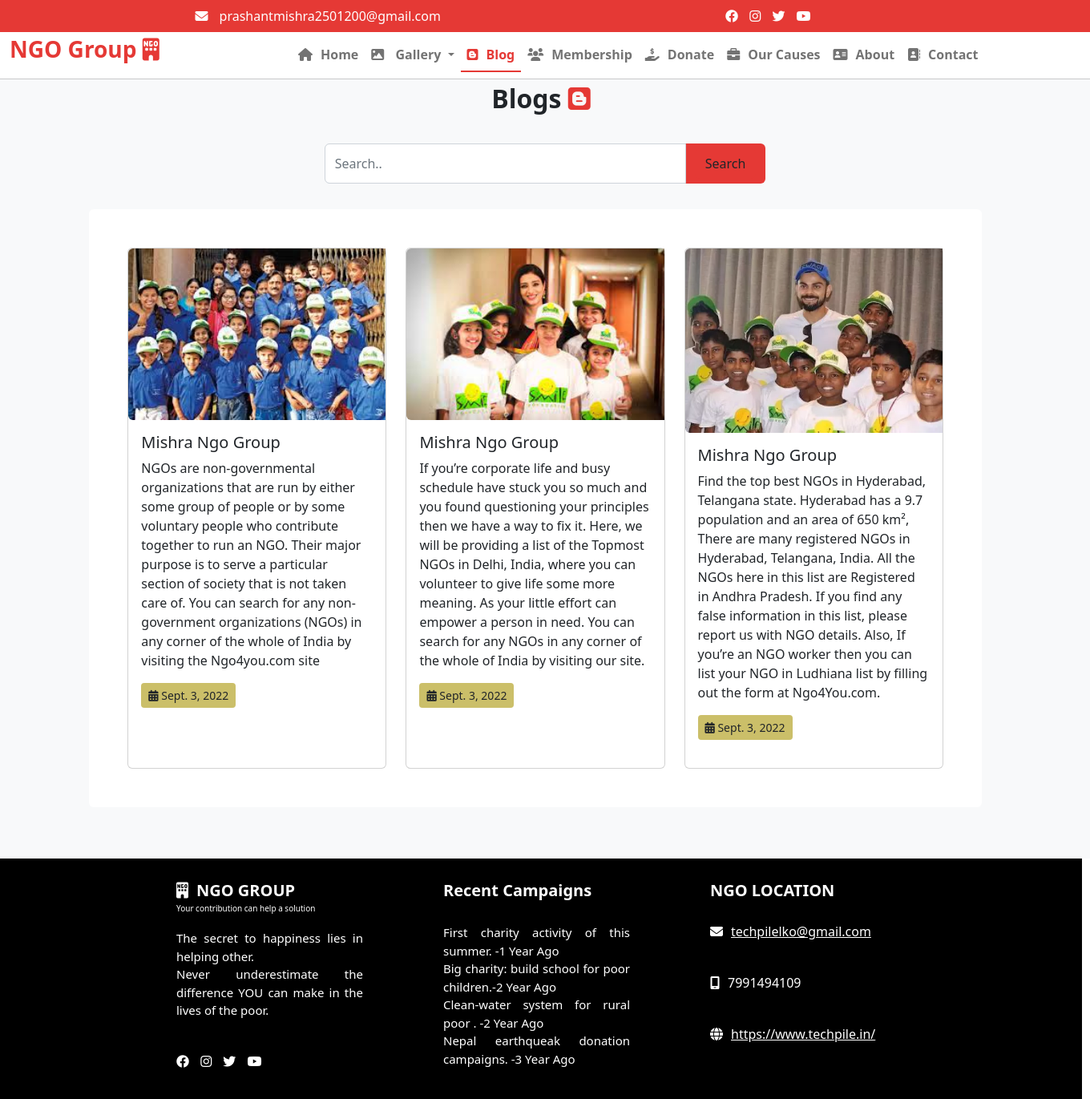
Page /user/blog/ on the committed database.
### user/models.py (models this page shows, shortened)
class myblog(models.Model):
    bname=models.CharField(max_length=40)
    bdes=models.TextField()
    bpic=models.ImageField(upload_to='static/blogs',null=True)
    bdate=models.DateField()

### user/views.py (the view)
# urls.py: 2. Add a URL to urlpatterns:  path('blog/', include('blog.urls'))
def blog(request):
    bdata=myblog.objects.all().order_by('-id')
    if request.method=="POST":
        s=request.POST.get('search')
        if s is not "":
           bdata=myblog.objects.all().filter(Q(bname__icontains=s)|Q(bdes__icontains=s))
        else:
            return HttpResponse("<script>alert('Please Enter Data For Search');location.href='/user/blog/'</script>")
    mydict={"bdata":bdata}
    return render(request,'user/blog.html',context=mydict)

### templates/user/blog.html (shortened to what this page needs)
{% extends 'base.html'%}
{% load static %}
{% block x %}
<div class="row bg-light">
    <div class="fs-2 text-center"><b>Blogs</b><b class="text-mycolor"></b>
    <i class="fa-brands fa-blogger sicon text-mycolor"></i></div>
<form method="post">
<div class="row my-4">
    <div class="col-sm-5 mx-auto bg-light p-2">
        <div class="input-group">
            <input name="search" type="text" class="form-control" placeholder="Search.."/>
            <span class="input-group-text bg-mycolor border-0">
                <input type="submit" value="Search" class="btn bg-mycolor"/>
            </span>
        </div>
    </div>
</div>
    </form>
<div class="row mb-3">
    <div class="col-sm-1"></div>
    <div class="col-sm-10 bg-white rounded p-5 mb-5">
        <div class="row">
            {% for x in bdata%}
            <div class="col-sm-4">
                <div class="card bbheight">
            <img src="/{{x.bpic}}" class="img-fluid rounded-start" alt="...">
            <div class="card-body">
                <h5 class="card-title">{{x.bname}}</h5>
                <p>{{x.bdes}}</p>
                <a href="#" class="btn btn-sm bg-yourcolor">
                    <i class="fa-solid fa-calendar-days"></i>
                    {{x.bdate}}
                </a>
            </div>
        </div>
            </div>
            {% endfor %}
        </div>
    </div>
    <div class="col-sm-1"></div>
</div>
</div>
{% endblock x %}

### templates/base.html (style rules this page uses)
.bg-mycolor { background:#e53935; }
.text-mycolor { color:#e53935; }
.bg-yourcolor { background:#cbbf69; }
.sicon { //border:1px solid white; //padding:.3%; border-radius:2px; margin-right:10px; box-sizing:border-box; }
.bbheight { height:650px; }

### rows in the picture
myblog: bpic (picture), bname "Mishra Ngo Group", bdes "NGOs are non-governmental organizations that are run by either some group of people or by some voluntary people who contribute together to run an NGO. Their major purpose is to serve a particular section of society that is not taken care of. You can search for any non-government organizations (NGOs) in any corner of the whole of India by visiting the Ngo4you.com site", bdate "Sept. 3, 2022"
myblog: bpic (picture), bname "Mishra Ngo Group", bdes "If you’re corporate life and busy schedule have stuck you so much and you found questioning your principles then we have a way to fix it. Here, we will be providing a list of the Topmost NGOs in Delhi, India, where you can volunteer to give life some more meaning. As your little effort can empower a person in need. You can search for any NGOs in any corner of the whole of India by visiting our site.", bdate "Sept. 3, 2022"
myblog: bpic (picture), bname "Mishra Ngo Group", bdes "Find the top best NGOs in Hyderabad, Telangana state. Hyderabad has a 9.7 population and an area of 650 km², There are many registered NGOs in Hyderabad, Telangana, India. All the NGOs here in this list are Registered in Andhra Pradesh. If you find any false information in this list, please report us with NGO details. Also, If you’re an NGO worker then you can list your NGO in Ludhiana list by filling out the form at Ngo4You.com.", bdate "Sept. 3, 2022"
